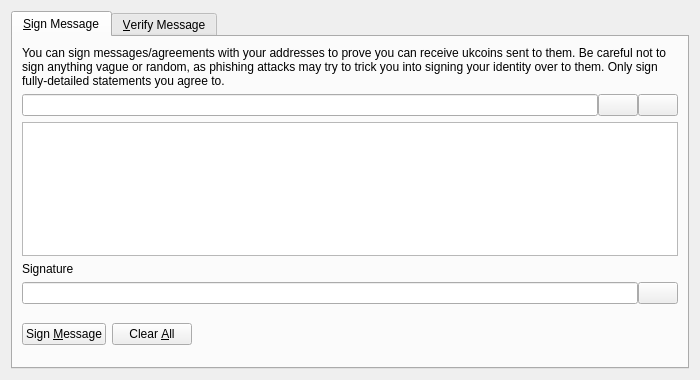
<?xml version="1.0" encoding="UTF-8"?>
<ui version="4.0">
 <class>SignVerifyMessageDialog</class>
 <widget class="QDialog" name="SignVerifyMessageDialog">
  <property name="geometry">
   <rect>
    <x>0</x>
    <y>0</y>
    <width>700</width>
    <height>380</height>
   </rect>
  </property>
  <property name="windowTitle">
   <string>Signatures - Sign / Verify a Message</string>
  </property>
  <property name="modal">
   <bool>true</bool>
  </property>
  <layout class="QVBoxLayout" name="verticalLayout">
   <item>
    <widget class="QTabWidget" name="tabWidget">
     <property name="currentIndex">
      <number>0</number>
     </property>
     <widget class="QWidget" name="tabSignMessage">
      <attribute name="title">
       <string>&amp;Sign Message</string>
      </attribute>
      <layout class="QVBoxLayout" name="verticalLayout_SM">
       <item>
        <widget class="QLabel" name="infoLabel_SM">
         <property name="text">
          <string>You can sign messages/agreements with your addresses to prove you can receive ukcoins sent to them. Be careful not to sign anything vague or random, as phishing attacks may try to trick you into signing your identity over to them. Only sign fully-detailed statements you agree to.</string>
         </property>
         <property name="textFormat">
          <enum>Qt::PlainText</enum>
         </property>
         <property name="wordWrap">
          <bool>true</bool>
         </property>
        </widget>
       </item>
       <item>
        <layout class="QHBoxLayout" name="horizontalLayout_1_SM">
         <property name="spacing">
          <number>0</number>
         </property>
         <item>
          <widget class="QValidatedLineEdit" name="addressIn_SM">
           <property name="toolTip">
            <string>The Ukcoin address to sign the message with</string>
           </property>
          </widget>
         </item>
         <item>
          <widget class="QPushButton" name="addressBookButton_SM">
           <property name="toolTip">
            <string>Choose previously used address</string>
           </property>
           <property name="text">
            <string/>
           </property>
           <property name="icon">
            <iconset resource="../ukcoin.qrc">
             <normaloff>:/icons/address-book</normaloff>:/icons/address-book</iconset>
           </property>
           <property name="shortcut">
            <string>Alt+A</string>
           </property>
           <property name="autoDefault">
            <bool>false</bool>
           </property>
          </widget>
         </item>
         <item>
          <widget class="QPushButton" name="pasteButton_SM">
           <property name="toolTip">
            <string>Paste address from clipboard</string>
           </property>
           <property name="text">
            <string/>
           </property>
           <property name="icon">
            <iconset resource="../ukcoin.qrc">
             <normaloff>:/icons/editpaste</normaloff>:/icons/editpaste</iconset>
           </property>
           <property name="shortcut">
            <string>Alt+P</string>
           </property>
           <property name="autoDefault">
            <bool>false</bool>
           </property>
          </widget>
         </item>
        </layout>
       </item>
       <item>
        <widget class="QPlainTextEdit" name="messageIn_SM">
         <property name="toolTip">
          <string>Enter the message you want to sign here</string>
         </property>
        </widget>
       </item>
       <item>
        <widget class="QLabel" name="signatureLabel_SM">
         <property name="text">
          <string>Signature</string>
         </property>
         <property name="textFormat">
          <enum>Qt::PlainText</enum>
         </property>
        </widget>
       </item>
       <item>
        <layout class="QHBoxLayout" name="horizontalLayout_2_SM">
         <property name="spacing">
          <number>0</number>
         </property>
         <item>
          <widget class="QLineEdit" name="signatureOut_SM">
           <property name="font">
            <font>
             <italic>true</italic>
            </font>
           </property>
           <property name="readOnly">
            <bool>true</bool>
           </property>
          </widget>
         </item>
         <item>
          <widget class="QPushButton" name="copySignatureButton_SM">
           <property name="toolTip">
            <string>Copy the current signature to the system clipboard</string>
           </property>
           <property name="text">
            <string/>
           </property>
           <property name="icon">
            <iconset resource="../ukcoin.qrc">
             <normaloff>:/icons/editcopy</normaloff>:/icons/editcopy</iconset>
           </property>
           <property name="autoDefault">
            <bool>false</bool>
           </property>
          </widget>
         </item>
        </layout>
       </item>
       <item>
        <layout class="QHBoxLayout" name="horizontalLayout_3_SM">
         <item>
          <widget class="QPushButton" name="signMessageButton_SM">
           <property name="toolTip">
            <string>Sign the message to prove you own this Ukcoin address</string>
           </property>
           <property name="text">
            <string>Sign &amp;Message</string>
           </property>
           <property name="icon">
            <iconset resource="../ukcoin.qrc">
             <normaloff>:/icons/edit</normaloff>:/icons/edit</iconset>
           </property>
           <property name="autoDefault">
            <bool>false</bool>
           </property>
          </widget>
         </item>
         <item>
          <widget class="QPushButton" name="clearButton_SM">
           <property name="toolTip">
            <string>Reset all sign message fields</string>
           </property>
           <property name="text">
            <string>Clear &amp;All</string>
           </property>
           <property name="icon">
            <iconset resource="../ukcoin.qrc">
             <normaloff>:/icons/remove</normaloff>:/icons/remove</iconset>
           </property>
           <property name="autoDefault">
            <bool>false</bool>
           </property>
          </widget>
         </item>
         <item>
          <spacer name="horizontalSpacer_1_SM">
           <property name="orientation">
            <enum>Qt::Horizontal</enum>
           </property>
           <property name="sizeHint" stdset="0">
            <size>
             <width>40</width>
             <height>48</height>
            </size>
           </property>
          </spacer>
         </item>
         <item>
          <widget class="QLabel" name="statusLabel_SM">
           <property name="font">
            <font>
             <weight>75</weight>
             <bold>true</bold>
            </font>
           </property>
           <property name="text">
            <string/>
           </property>
           <property name="wordWrap">
            <bool>true</bool>
           </property>
          </widget>
         </item>
         <item>
          <spacer name="horizontalSpacer_2_SM">
           <property name="orientation">
            <enum>Qt::Horizontal</enum>
           </property>
           <property name="sizeHint" stdset="0">
            <size>
             <width>40</width>
             <height>48</height>
            </size>
           </property>
          </spacer>
         </item>
        </layout>
       </item>
      </layout>
     </widget>
     <widget class="QWidget" name="tabVerifyMessage">
      <attribute name="title">
       <string>&amp;Verify Message</string>
      </attribute>
      <layout class="QVBoxLayout" name="verticalLayout_VM">
       <item>
        <widget class="QLabel" name="infoLabel_VM">
         <property name="text">
          <string>Enter the receiver's address, message (ensure you copy line breaks, spaces, tabs, etc. exactly) and signature below to verify the message. Be careful not to read more into the signature than what is in the signed message itself, to avoid being tricked by a man-in-the-middle attack. Note that this only proves the signing party receives with the address, it cannot prove sendership of any transaction!</string>
         </property>
         <property name="textFormat">
          <enum>Qt::PlainText</enum>
         </property>
         <property name="alignment">
          <set>Qt::AlignLeading|Qt::AlignLeft|Qt::AlignTop</set>
         </property>
         <property name="wordWrap">
          <bool>true</bool>
         </property>
        </widget>
       </item>
       <item>
        <layout class="QHBoxLayout" name="horizontalLayout_1_VM">
         <property name="spacing">
          <number>0</number>
         </property>
         <item>
          <widget class="QValidatedLineEdit" name="addressIn_VM">
           <property name="toolTip">
            <string>The Ukcoin address the message was signed with</string>
           </property>
          </widget>
         </item>
         <item>
          <widget class="QPushButton" name="addressBookButton_VM">
           <property name="toolTip">
            <string>Choose previously used address</string>
           </property>
           <property name="text">
            <string/>
           </property>
           <property name="icon">
            <iconset resource="../ukcoin.qrc">
             <normaloff>:/icons/address-book</normaloff>:/icons/address-book</iconset>
           </property>
           <property name="shortcut">
            <string>Alt+A</string>
           </property>
           <property name="autoDefault">
            <bool>false</bool>
           </property>
          </widget>
         </item>
        </layout>
       </item>
       <item>
        <widget class="QPlainTextEdit" name="messageIn_VM"/>
       </item>
       <item>
        <widget class="QValidatedLineEdit" name="signatureIn_VM"/>
       </item>
       <item>
        <layout class="QHBoxLayout" name="horizontalLayout_2_VM">
         <item>
          <widget class="QPushButton" name="verifyMessageButton_VM">
           <property name="toolTip">
            <string>Verify the message to ensure it was signed with the specified Ukcoin address</string>
           </property>
           <property name="text">
            <string>Verify &amp;Message</string>
           </property>
           <property name="icon">
            <iconset resource="../ukcoin.qrc">
             <normaloff>:/icons/transaction_0</normaloff>:/icons/transaction_0</iconset>
           </property>
           <property name="autoDefault">
            <bool>false</bool>
           </property>
          </widget>
         </item>
         <item>
          <widget class="QPushButton" name="clearButton_VM">
           <property name="toolTip">
            <string>Reset all verify message fields</string>
           </property>
           <property name="text">
            <string>Clear &amp;All</string>
           </property>
           <property name="icon">
            <iconset resource="../ukcoin.qrc">
             <normaloff>:/icons/remove</normaloff>:/icons/remove</iconset>
           </property>
           <property name="autoDefault">
            <bool>false</bool>
           </property>
          </widget>
         </item>
         <item>
          <spacer name="horizontalSpacer_1_VM">
           <property name="orientation">
            <enum>Qt::Horizontal</enum>
           </property>
           <property name="sizeHint" stdset="0">
            <size>
             <width>40</width>
             <height>48</height>
            </size>
           </property>
          </spacer>
         </item>
         <item>
          <widget class="QLabel" name="statusLabel_VM">
           <property name="font">
            <font>
             <weight>75</weight>
             <bold>true</bold>
            </font>
           </property>
           <property name="text">
            <string/>
           </property>
           <property name="wordWrap">
            <bool>true</bool>
           </property>
          </widget>
         </item>
         <item>
          <spacer name="horizontalSpacer_2_VM">
           <property name="orientation">
            <enum>Qt::Horizontal</enum>
           </property>
           <property name="sizeHint" stdset="0">
            <size>
             <width>40</width>
             <height>48</height>
            </size>
           </property>
          </spacer>
         </item>
        </layout>
       </item>
      </layout>
     </widget>
    </widget>
   </item>
  </layout>
 </widget>
 <customwidgets>
  <customwidget>
   <class>QValidatedLineEdit</class>
   <extends>QLineEdit</extends>
   <header>qvalidatedlineedit.h</header>
  </customwidget>
 </customwidgets>
 <resources>
  <include location="../ukcoin.qrc"/>
 </resources>
 <connections/>
</ui>
